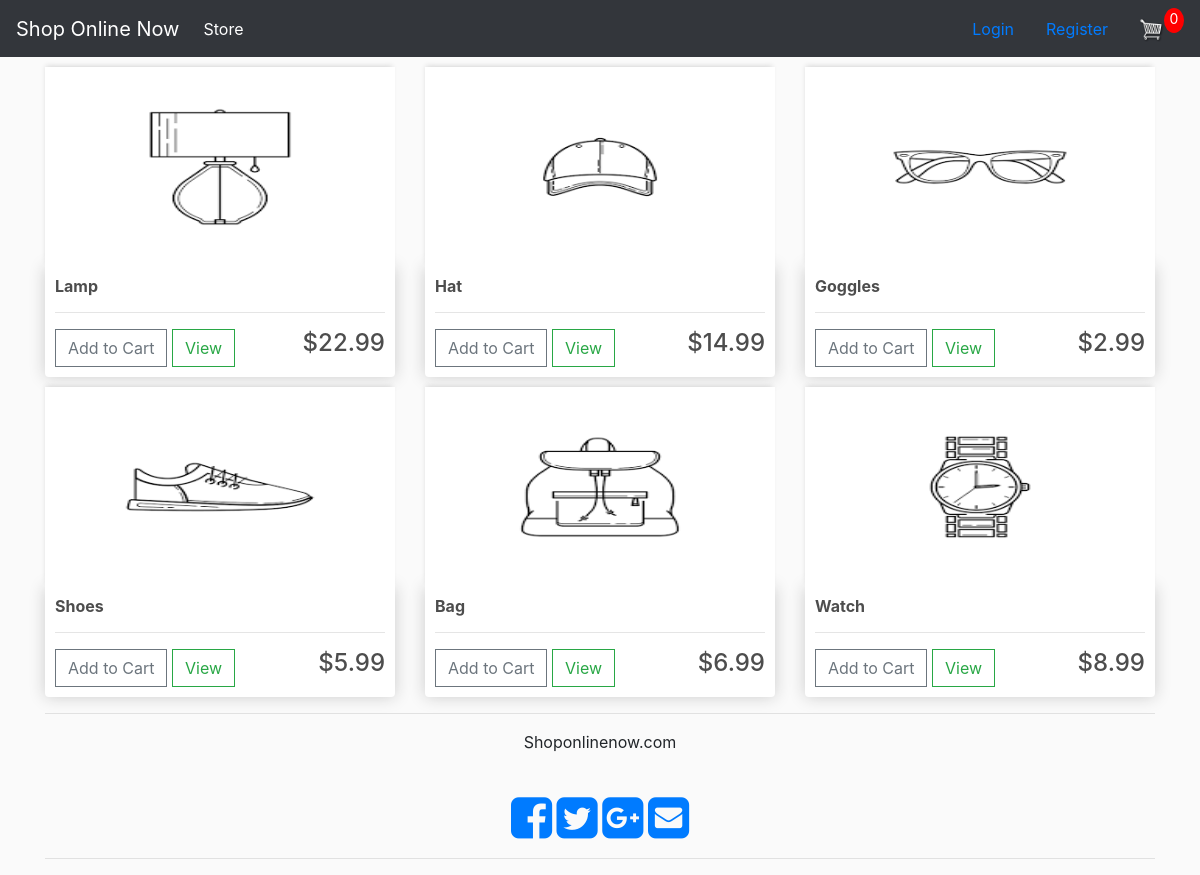
The page / on the database its author committed.
### store/models.py (models this page shows, shortened)
class Product(models.Model):
	name = models.CharField(max_length=200, null=True)
	price = models.FloatField()
	digital = models.BooleanField(default=False, null=True, blank=False)
	image = models.ImageField(null=True, blank=True)
	@property
	def imageURL(self):
		try:
			url = self.image.url
		except:
			url = "images/placeholder.jpg"
		return url

### store/views.py (the view)
# urls.py: path('', include('store.urls')),
def store(request):
	data = cartData(request)
	cartItems = data['cartItems']
	products = Product.objects.all()
	context = {'products':products,'cartItems':cartItems}
	return render(request, 'store/store.html', context)

### store/utils.py (called while the page is built, shortened)
def cookieCart(request):
	try:
		cart = json.loads(request.COOKIES['cart'])
	except:
		cart = {}
	print('Cart:', cart)
	items = []
	order = {'get_cart_total':0, 'get_cart_items':0,'shipping':False}
	cartItems = order['get_cart_items']
	return {'cartItems': cartItems, 'order': order, 'items':items}

def cartData(request):
	if request.user.is_authenticated:
		customer = request.user.customer
		order, created = Order.objects.get_or_create(customer=customer, complete=False)
		items = order.orderitem_set.all()
		cartItems = order.get_cart_items
	else:
		cookieData = cookieCart(request)
		cartItems = cookieData['cartItems']
		order = cookieData['order']
		items = cookieData['items']
	return {'cartItems': cartItems, 'order': order, 'items':items}

### store/templates/store/store.html
{% extends 'store/main.html'%}
{% load static %}
{% block content %}
	<div class='row'>
		{% for product in products %}
		<div class='col-lg-4'>
			<img class='thumbnail' src="{{ product.imageURL }}">
			<div class='box-element product'>
				<h6><strong>{{ product.name }}</strong></h6>
				<hr>
				<button data-product={{product.id}} data-action='add' class='btn btn-outline-secondary add-btn update-cart'>Add to Cart</button>
				<a class='btn btn-outline-success' href='#'>View</a>
				<h4 style='display: inline-block; float:right;'>${{ product.price|floatformat:2 }}</h4>
			</div>
		</div>
		{% endfor %}
	</div>
{% endblock content %}

### store/templates/store/main.html (shortened to what this page needs)
<!DOCTYPE html>
{% load static %}
<html>
<head>
	<link rel="stylesheet" href="https://maxcdn.bootstrapcdn.com/bootstrap/4.0.0/css/bootstrap.min.css">
	<link rel='stylesheet' type='text/css' href="{% static 'css/main.css' %}">
</head>
<body>
	<nav class="navbar navbar-expand-lg navbar-dark bg-dark">
	  <a class="navbar-brand" href="{% url 'store' %}">Shop Online Now</a>
	  <div class="collapse navbar-collapse" id="navbarSupportedContent">
	    <ul class="navbar-nav mr-auto">
	      <li class="nav-item active">
	        <a class="nav-link" href="{% url 'store' %}">Store <span class="sr-only">(current)</span></a>
	      </li>
	    </ul>
	    <div class='form-inline my-2 my-lg-0'>
	    	{% if user.is_authenticated %}
		    	<a href="{% url 'logout' %}" class='nav-item nav-link'>Logout</a>
	    	{% else %}
		    	<a href="{% url 'login' %}" class='nav-item nav-link'>Login</a>
		    	<a href="{% url 'register' %}" class='nav-item nav-link'>Register</a>
		    {% endif %}
	    	<a href="{% url 'cart' %}">
	    		<img id='cart-icon' src="{% static 'images/cart3.png' %}">
	    	</a>
	    	<p id='cart-total'>{{ cartItems }}</p>
	    </div>
	  </div>
	</nav>
	<div class='container'>
		{% block content %}
		{% endblock content %}
	</div>
	<link href="//maxcdn.bootstrapcdn.com/font-awesome/4.1.0/css/font-awesome.min.css" rel="stylesheet">
	<div class="container">
	    <hr />
	        <div class="text-center center-block">
	            <p class="txt-railway"> Shoponlinenow.com </p>
	            <br />
	                <a href="https://www.facebook.com/bootsnipp"><i class="fa fa-facebook-square fa-3x social"></i></a>
		            <a href="https://twitter.com/bootsnipp"><i class="fa fa-twitter-square fa-3x social"></i></a>
		            <a href="https://plus.google.com/+Bootsnipp-page"><i class="fa fa-google-plus-square fa-3x social"></i></a>
		            <a href="mailto:bootsnipp@gmail.com"><i class="fa fa-envelope-square fa-3x social"></i></a>
			</div>
	    <hr />
	</div>
</body>
</html>

### static/css/main.css (style rules this page uses)
body { background-color: hsl(0, 0%, 98%); }
h1,h2,h3,h4,h5,h6 { color:hsl(0, 0%, 30%); }
.box-element { box-shadow:hsl(0, 0%, 80%) 0 0 16px; background-color: #fff; border-radius: 4px; padding: 10px; }
.thumbnail { width: 100%; height: 200px; -webkit-box-shadow: -1px -3px 5px -2px rgba(214,214,214,1); -moz-box-shadow: -1px -3px 5px -2px rgba(214,214,214,1); box-shadow: -1px -3px 5px -2px rgba(214,214,214,1); }
.product { border-radius: 0 0 4px 4px; }
.bg-dark { background-color: #33363b!important; }
#cart-icon { width:25px; display: inline-block; margin-left: 15px; }
#cart-total { display: block; text-align: center; color:#fff; background-color: red; width: 20px; height: 25px; border-radius: 50%; font-size: 14px; }
.col-lg-4, .col-lg-6, .col-lg-8, .col-lg-12 { margin-top: 10px; }
.btn { border-radius: 0; }

### rows shown on the page
Product: imageURL (picture), name "Lamp", price "22.99"
Product: imageURL (picture), name "Hat", price "14.99"
Product: imageURL (picture), name "Goggles", price "2.99"
Product: imageURL (picture), name "Shoes", price "5.99"
Product: imageURL (picture), name "Bag", price "6.99"
Product: imageURL (picture), name "Watch", price "8.99"

### other values the page prints
{{ cartItems }} "0"
